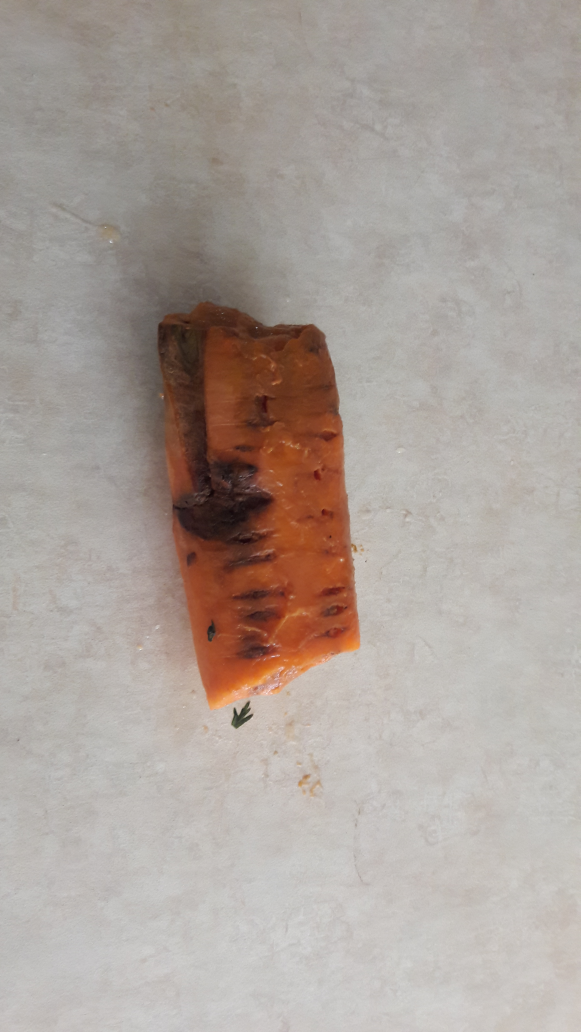
#> input picture IA/z77.jpg, 2322 x 4128 px (shown at 1/4 size)
$ python 'Encontrar imagen.py'   (Python 2 division)
#> lines starting #> are read from the running program, lines starting #| are printed output that depends on the picture; after the words box and inside, x2 and y2 are one past the last pixel; in counts of white or black regions, pixels touching at a corner belong together
import cv2
import numpy as np
nombre = "z77"
filename = nombre+'.jpg'
iimg = cv2.imread(filename)
#> iimg is the input picture: shape (4128, 2322, 3); mean B, G, R 154.9, 161.3, 171.5
img = resized_image = cv2.resize(iimg, (600, 600))
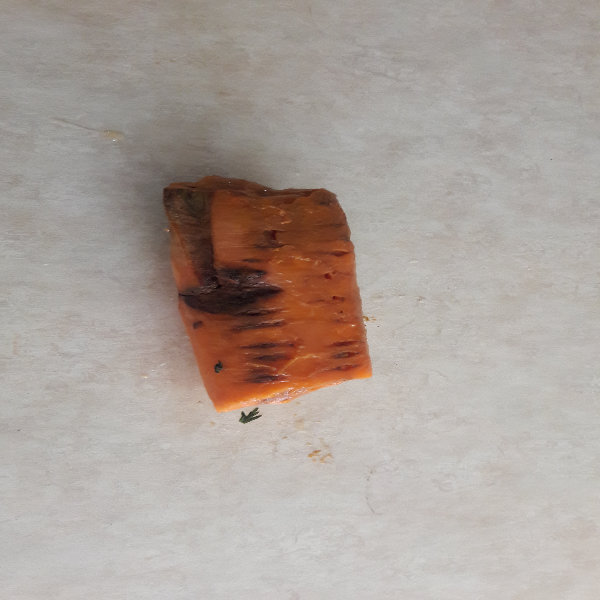
#> img: shape (600, 600, 3); mean B, G, R 154.8, 161.2, 171.4
imagen = img
hsv = cv2.cvtColor(imagen, cv2.COLOR_BGR2HSV)
#> hsv: shape (600, 600, 3); mean H, S, V 16.3, 29.5, 171.4
naranjas_bajos = np.array([0, 145, 115], dtype=np.uint8)
naranjas_altos = np.array([24,255,255], dtype=np.uint8)
mask = cv2.inRange(hsv, naranjas_bajos, naranjas_altos)
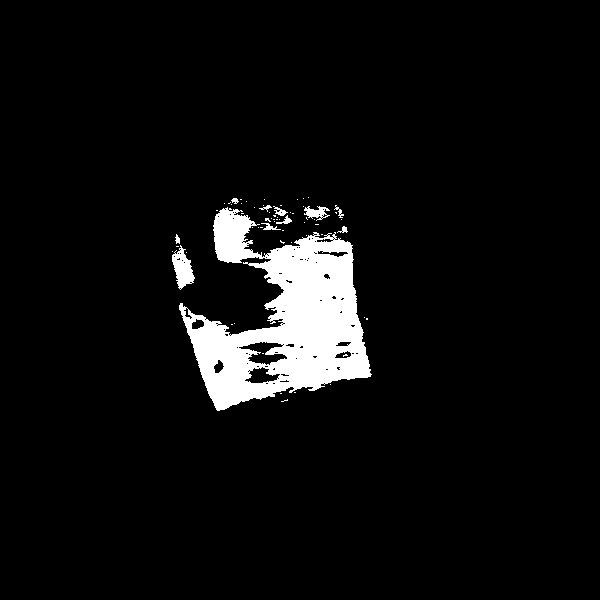
#> mask: shape (600, 600); 5.6% white; 65 white regions (54 under 20 px)
moments = cv2.moments(mask)
#> moments = moments, m00 5153805, centre m10/m00, m01/m00 = (281.5, 314.4)
area = moments['m00']
#> area = 5153805
print moments['m10']
#| 1450674600.0
print area
#| 5153805.0
if(area > 2000000):
#Buscamos el centro x, y del objeto
    x = int(moments['m10']/moments['m00'])
#> x = 281
    y = int(moments['m01']/moments['m00'])
#> y = 314
    print "x = ", x
#| x =  281
    print "y = ", y
#| y =  314
cv2.imshow('mask', mask)
cv2.imshow('Camara', imagen)
ret,thresh = cv2.threshold(mask,127,255,0)
contours = cv2.findContours(thresh, 1, 2)
#> contours = 174 contours, 153 with area under 20; largest, box (x1, y1, x2, y2) and area: (179, 207, 372, 411) 19846, (238, 341, 288, 366) 610, (172, 245, 195, 290) 516, (244, 366, 281, 384) 354, (304, 206, 330, 221) 166
cnt = contours[0]
#> cnt has the same summary as contours
#> (the run stopped early here; a loop or call above may not have finished)

$ run again, with IA/z11.jpg copied over IA/z77.jpg
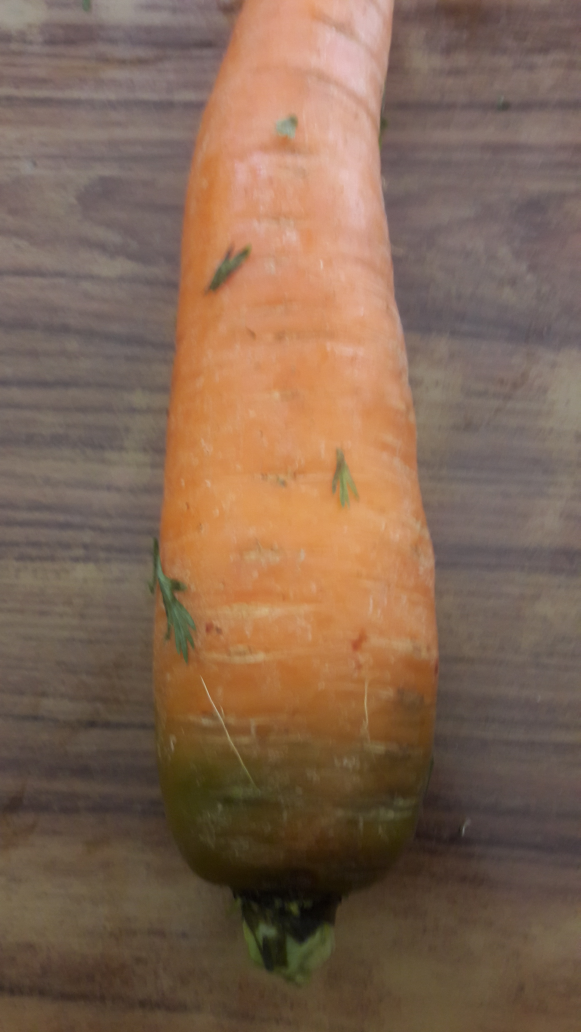
#> input picture IA/z11.jpg, 2322 x 4128 px (shown at 1/4 size)
#> iimg is the input picture: shape (4128, 2322, 3); mean B, G, R 82.2, 101.9, 129.3
#> `img = resized_image = cv2.resize(iimg, (600, 600))`:
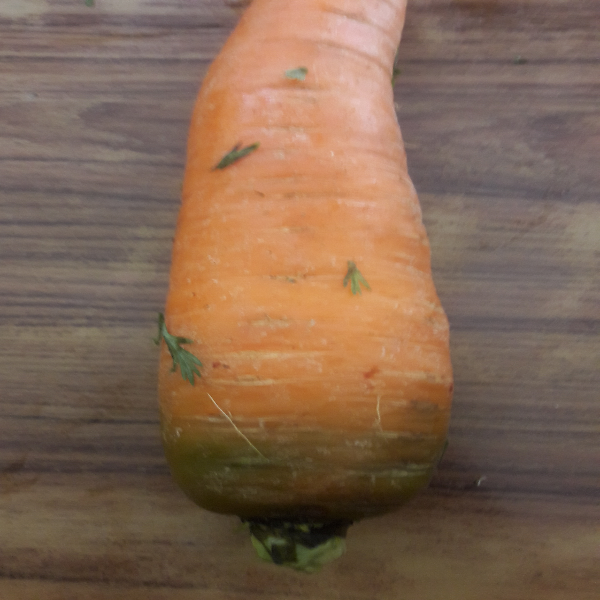
#> img: shape (600, 600, 3); mean B, G, R 82.1, 101.8, 129.2
#> hsv: shape (600, 600, 3); mean H, S, V 17, 88.7, 129.2
#> `mask = cv2.inRange(hsv, naranjas_bajos, naranjas_altos)`:
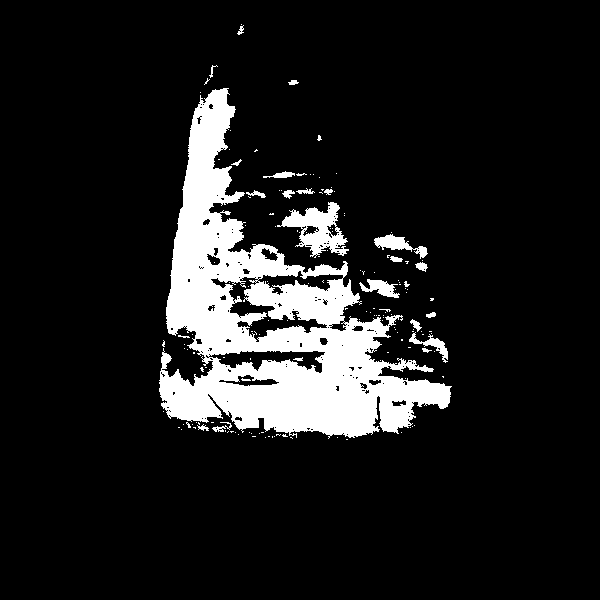
#> mask: shape (600, 600); 11.7% white; 157 white regions (133 under 20 px)
#> moments = moments, m00 10715865, centre m10/m00, m01/m00 = (277, 314.9)
#> area = 10715865
#| 2967883290.0
#| 10715865.0
#> x = 276
#> y = 314
#| x =  276
#| y =  314
#> contours = 367 contours, 326 with area under 20; largest, box (x1, y1, x2, y2) and area: (159, 88, 452, 439) 41679, (210, 276, 328, 343) 1978, (277, 202, 349, 258) 1780, (208, 350, 326, 374) 1407, (257, 270, 344, 296) 898
#> cnt has the same summary as contours

$ run again, with IA/z12.jpg copied over IA/z77.jpg
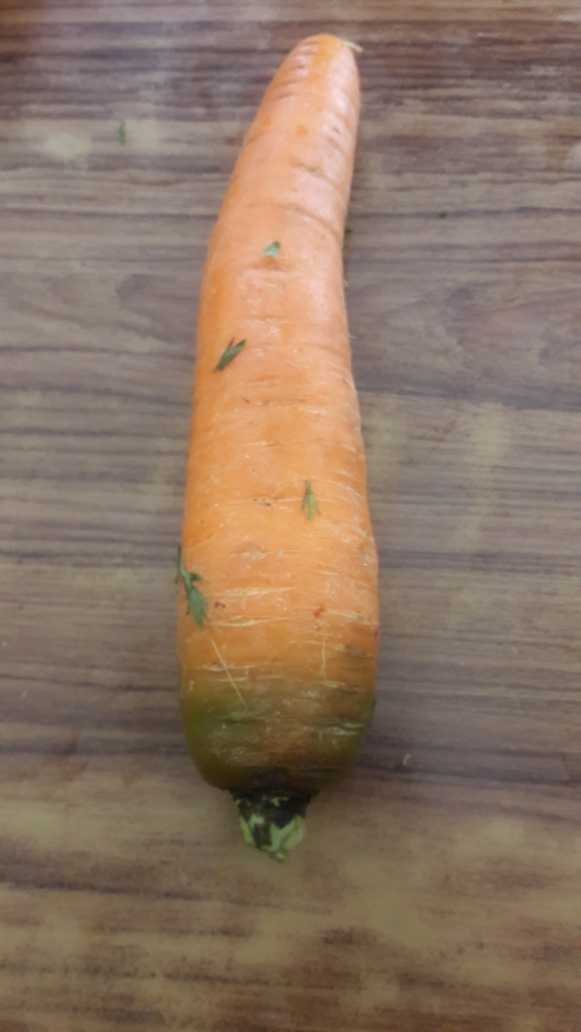
#> input picture IA/z12.jpg, 2322 x 4128 px (shown at 1/4 size)
#> iimg is the input picture: shape (4128, 2322, 3); mean B, G, R 99.4, 116.7, 139.3
#> `img = resized_image = cv2.resize(iimg, (600, 600))`:
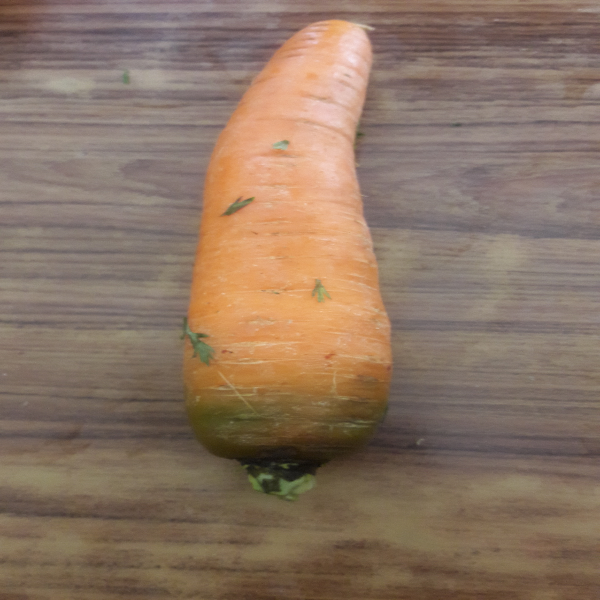
#> img: shape (600, 600, 3); mean B, G, R 99.3, 116.6, 139.1
#> hsv: shape (600, 600, 3); mean H, S, V 21.2, 70.7, 139.2
#> `mask = cv2.inRange(hsv, naranjas_bajos, naranjas_altos)`:
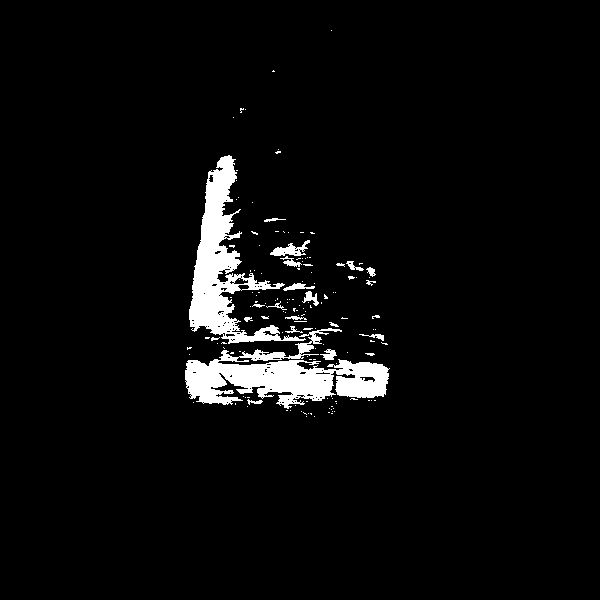
#> mask: shape (600, 600); 4.3% white; 147 white regions (125 under 20 px)
#> moments = moments, m00 3942555, centre m10/m00, m01/m00 = (260.1, 321.2)
#> area = 3942555
#| 1025519220.0
#| 3942555.0
#> x = 260
#> y = 321
#| x =  260
#| y =  321
#> contours = 264 contours, 244 with area under 20; largest, box (x1, y1, x2, y2) and area: (185, 328, 390, 409) 6770, (189, 155, 306, 344) 6170, (270, 240, 310, 256) 244, (283, 283, 315, 291) 88, (302, 291, 319, 306) 84
#> cnt has the same summary as contours

$ run again, with IA/z13.jpg copied over IA/z77.jpg
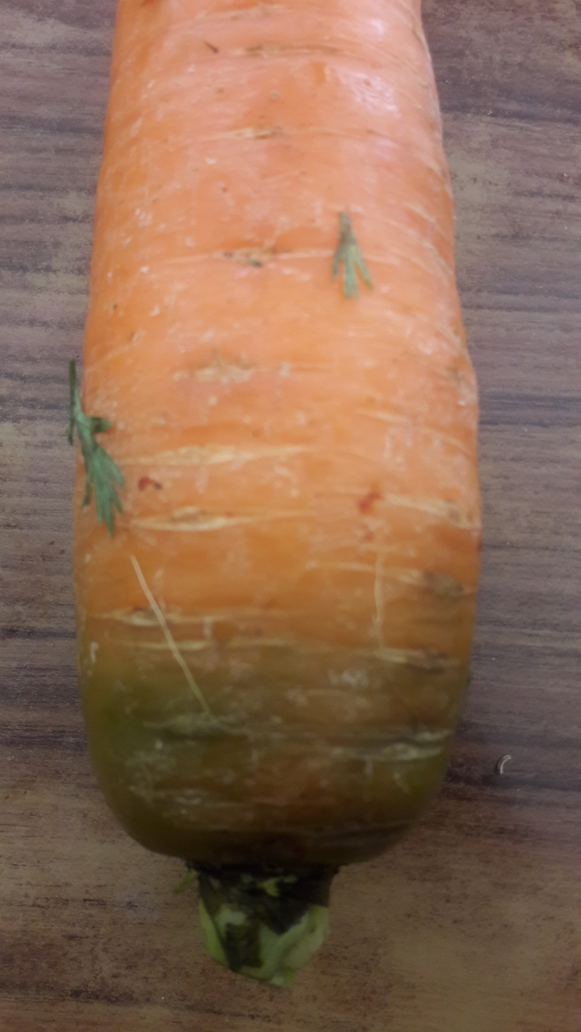
#> input picture IA/z13.jpg, 2322 x 4128 px (shown at 1/4 size)
#> iimg is the input picture: shape (4128, 2322, 3); mean B, G, R 82.7, 104.7, 138
#> `img = resized_image = cv2.resize(iimg, (600, 600))`:
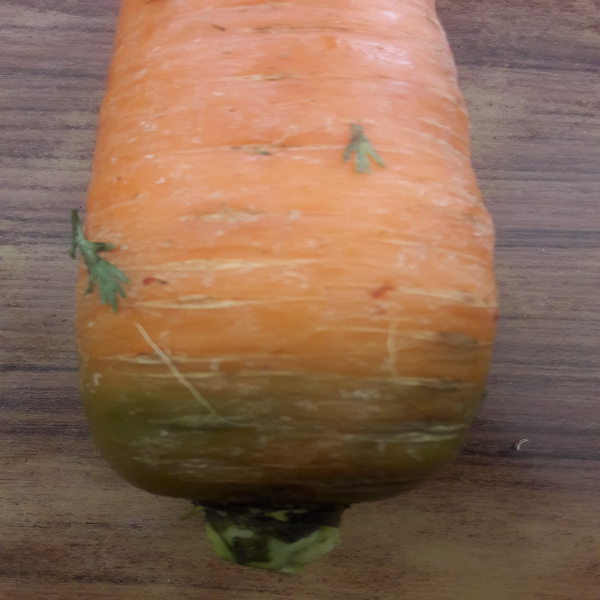
#> img: shape (600, 600, 3); mean B, G, R 82.6, 104.6, 137.8
#> hsv: shape (600, 600, 3); mean H, S, V 30.9, 101.9, 137.9
#> `mask = cv2.inRange(hsv, naranjas_bajos, naranjas_altos)`:
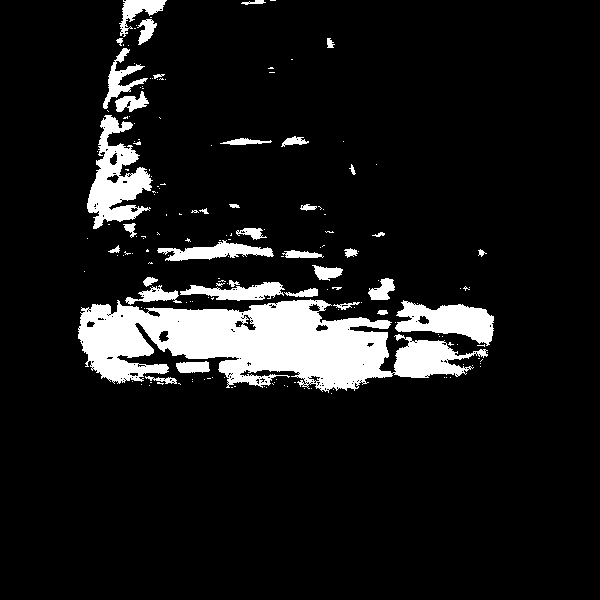
#> mask: shape (600, 600); 9.8% white; 172 white regions (136 under 20 px)
#> moments = moments, m00 9023685, centre m10/m00, m01/m00 = (248.2, 294)
#> area = 9023685
#| 2239949580.0
#| 9023685.0
#> x = 248
#> y = 293
#| x =  248
#| y =  293
#> contours = 394 contours, 346 with area under 20; largest, box (x1, y1, x2, y2) and area: (78, 299, 488, 393) 20874, (87, 115, 153, 229) 3454, (395, 300, 494, 346) 2496, (157, 240, 274, 261) 1047, (180, 282, 285, 301) 964
#> cnt has the same summary as contours
